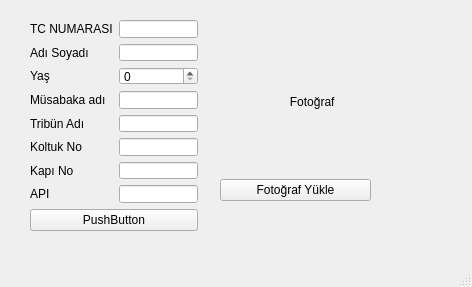
<?xml version="1.0" encoding="UTF-8"?>
<ui version="4.0">
 <class>MainWindow</class>
 <widget class="QMainWindow" name="MainWindow">
  <property name="geometry">
   <rect>
    <x>0</x>
    <y>0</y>
    <width>472</width>
    <height>287</height>
   </rect>
  </property>
  <property name="windowTitle">
   <string>MainWindow</string>
  </property>
  <widget class="QWidget" name="centralwidget">
   <widget class="QWidget" name="layoutWidget">
    <property name="geometry">
     <rect>
      <x>30</x>
      <y>20</y>
      <width>168</width>
      <height>211</height>
     </rect>
    </property>
    <layout class="QVBoxLayout" name="verticalLayout">
     <item>
      <layout class="QFormLayout" name="formLayout">
       <item row="0" column="0">
        <widget class="QLabel" name="label">
         <property name="text">
          <string>TC NUMARASI</string>
         </property>
        </widget>
       </item>
       <item row="0" column="1">
        <widget class="QLineEdit" name="lineEditTC"/>
       </item>
       <item row="1" column="0">
        <widget class="QLabel" name="label_2">
         <property name="text">
          <string>Adı Soyadı</string>
         </property>
        </widget>
       </item>
       <item row="1" column="1">
        <widget class="QLineEdit" name="lineEditName"/>
       </item>
       <item row="2" column="0">
        <widget class="QLabel" name="label_3">
         <property name="text">
          <string>Yaş</string>
         </property>
        </widget>
       </item>
       <item row="2" column="1">
        <widget class="QSpinBox" name="Yas"/>
       </item>
       <item row="3" column="0">
        <widget class="QLabel" name="label_4">
         <property name="text">
          <string>Müsabaka adı</string>
         </property>
        </widget>
       </item>
       <item row="3" column="1">
        <widget class="QLineEdit" name="MusabakaAd"/>
       </item>
       <item row="4" column="0">
        <widget class="QLabel" name="label_5">
         <property name="text">
          <string>Tribün Adı</string>
         </property>
        </widget>
       </item>
       <item row="4" column="1">
        <widget class="QLineEdit" name="TribunAd"/>
       </item>
       <item row="5" column="0">
        <widget class="QLabel" name="label_6">
         <property name="text">
          <string>Koltuk No</string>
         </property>
        </widget>
       </item>
       <item row="5" column="1">
        <widget class="QLineEdit" name="KoltukNo"/>
       </item>
       <item row="6" column="0">
        <widget class="QLabel" name="label_7">
         <property name="text">
          <string>Kapı No</string>
         </property>
        </widget>
       </item>
       <item row="6" column="1">
        <widget class="QLineEdit" name="KapiNo"/>
       </item>
       <item row="7" column="0">
        <widget class="QLabel" name="label_8">
         <property name="text">
          <string>API</string>
         </property>
        </widget>
       </item>
       <item row="7" column="1">
        <widget class="QLineEdit" name="lineEditApiUrl"/>
       </item>
      </layout>
     </item>
     <item>
      <widget class="QPushButton" name="pushButtonKaydet">
       <property name="text">
        <string>PushButton</string>
       </property>
      </widget>
     </item>
    </layout>
   </widget>
   <widget class="QWidget" name="layoutWidget">
    <property name="geometry">
     <rect>
      <x>220</x>
      <y>30</y>
      <width>151</width>
      <height>171</height>
     </rect>
    </property>
    <layout class="QVBoxLayout" name="verticalLayout_2">
     <item>
      <widget class="QLabel" name="labelImage">
       <property name="text">
        <string>                     Fotoğraf</string>
       </property>
      </widget>
     </item>
     <item>
      <widget class="QPushButton" name="pushButtonSelectImage">
       <property name="text">
        <string>Fotoğraf Yükle</string>
       </property>
      </widget>
     </item>
    </layout>
   </widget>
  </widget>
  <widget class="QMenuBar" name="menubar">
   <property name="geometry">
    <rect>
     <x>0</x>
     <y>0</y>
     <width>472</width>
     <height>18</height>
    </rect>
   </property>
  </widget>
  <widget class="QStatusBar" name="statusbar"/>
 </widget>
 <resources/>
 <connections/>
</ui>
